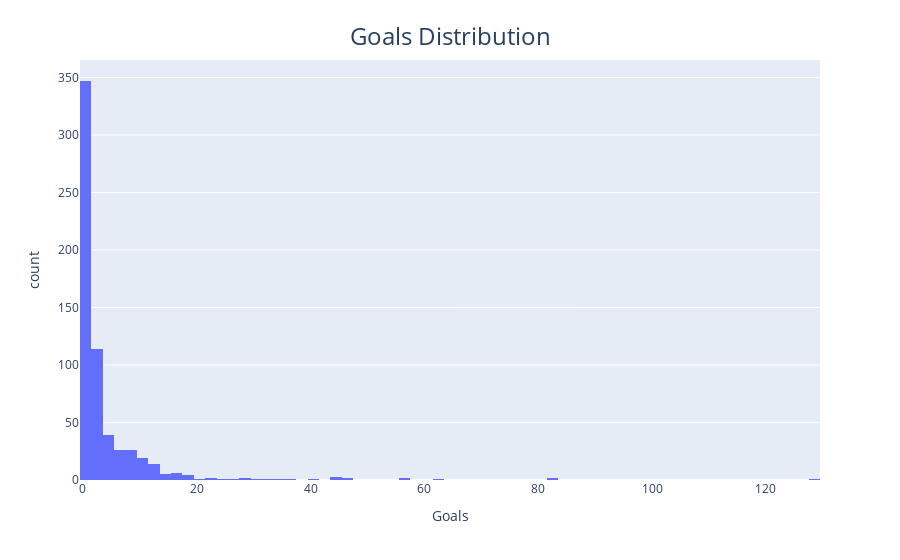

The notebook cell this image was saved under:
### Code cell
histogram(data , x = "Goals", title="Goals Distribution")

### Figure 1 — Plotly figure (JSON) as saved in the notebook; plotly's stock layout.template omitted (floating-point values rounded to 4 significant figures; data arrays with more than 128 entries replaced by an {"elided": "..."} marker saying what was removed)
{"data": [{"alignmentgroup": "True", "bingroup": "x", "hovertemplate": "Goals=%{x}<br>count=%{y}<extra></extra>", "legendgroup": "", "marker": {"color": "#636efa", "pattern": {"shape": ""}}, "name": "", "offsetgroup": "", "orientation": "v", "showlegend": false, "type": "histogram", "x": {"elided": "623 int values"}, "xaxis": "x", "yaxis": "y"}], "layout": {"autosize": true, "barmode": "relative", "legend": {"tracegroupgap": 0}, "margin": {"t": 60}, "title": {"font": {"size": 24}, "text": "Goals Distribution", "x": 0.5, "y": 0.95}, "xaxis": {"anchor": "y", "autorange": true, "domain": [0, 1], "range": [-0.5, 129.5], "title": {"text": "Goals"}, "type": "linear"}, "yaxis": {"anchor": "x", "autorange": true, "domain": [0, 1], "range": [0, 365.3], "title": {"text": "count"}}}}
